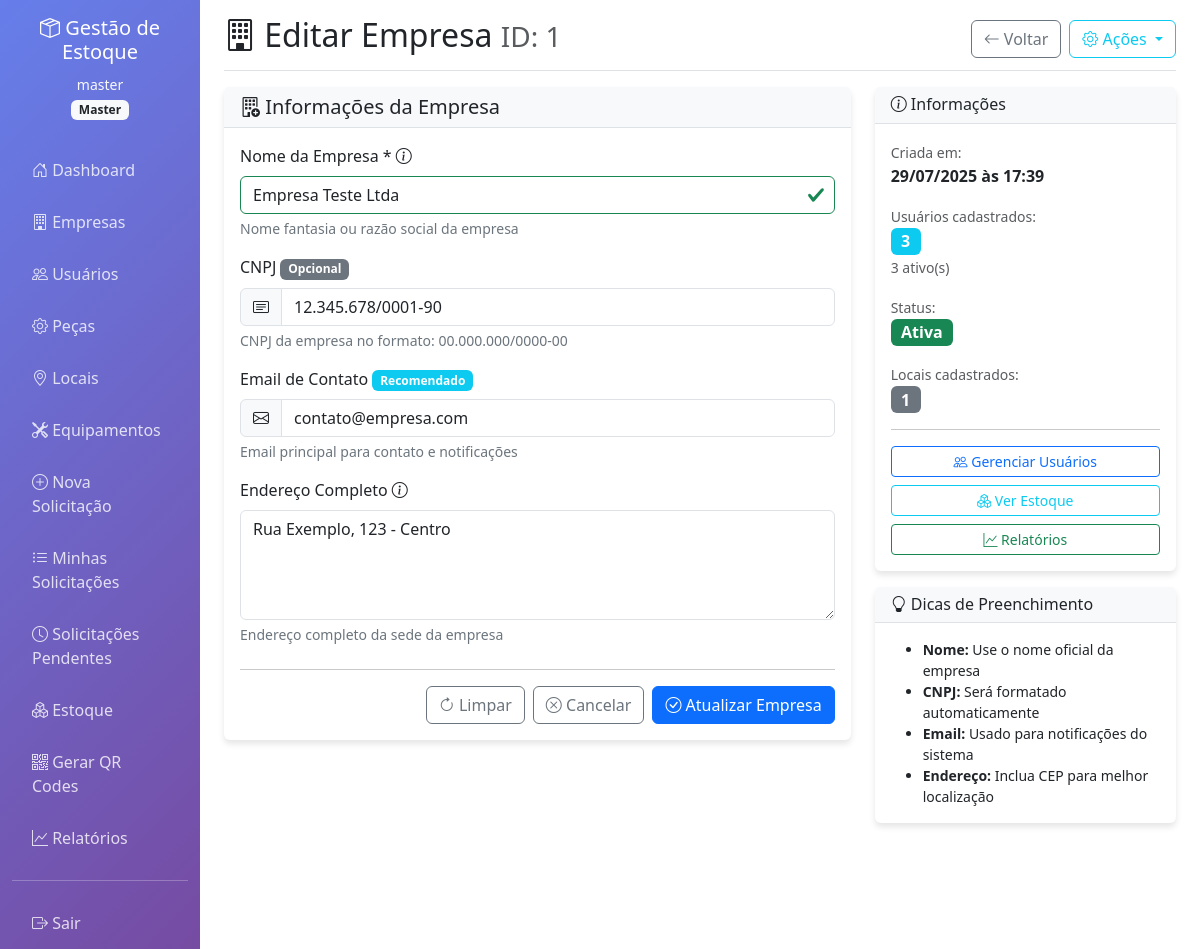
Page /companies/1/edit (signed in) on the earlier database version.
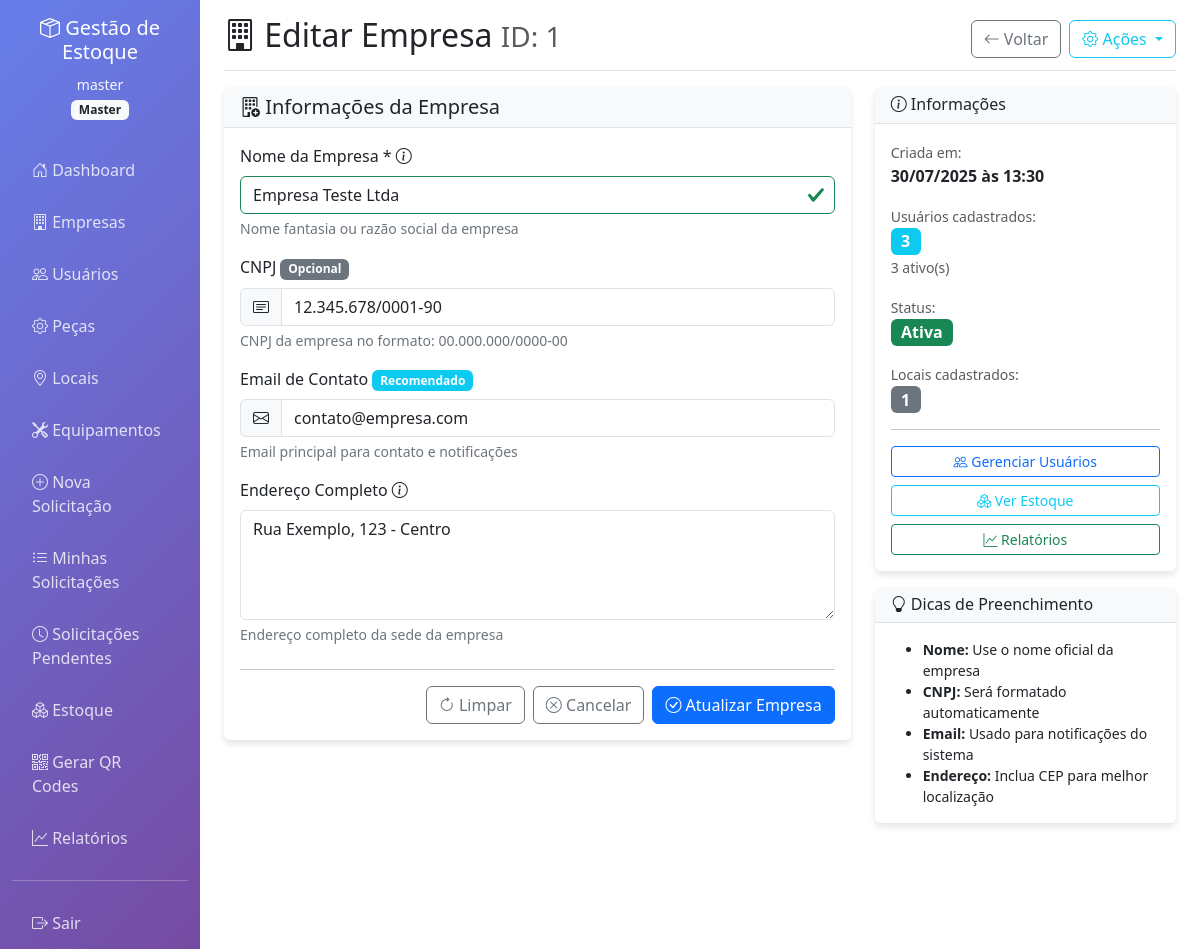
Same page on the later database version.
### app.py (models this page shows)
class Company(db.Model):
    id = db.Column(db.Integer, primary_key=True)
    name = db.Column(db.String(100), nullable=False)
    cnpj = db.Column(db.String(20), unique=True)
    address = db.Column(db.Text)
    contact_email = db.Column(db.String(120))
    is_active = db.Column(db.Boolean, default=True)
    created_at = db.Column(db.DateTime, default=datetime.utcnow)

### app.py (the view, shortened to what this page needs)
@app.route('/companies/<int:id>/edit', methods=['GET', 'POST'])
@login_required
@role_required('master')
def edit_company(id):
    company = Company.query.get_or_404(id)
    return render_template('company_form.html', company=company)

### app.py (called while the page is built)
@app.context_processor
def inject_now():
    return {'now': datetime.utcnow()}

def role_required(*roles):
    def decorator(f):
        @wraps(f)
        def decorated_function(*args, **kwargs):
            if not current_user.is_authenticated or current_user.role not in roles:
                flash('Acesso negado. Você não tem permissão para acessar esta página.', 'error')
                return redirect(url_for('dashboard'))
            return f(*args, **kwargs)
        return decorated_function
    return decorator

@login_manager.user_loader
def load_user(user_id):
    return User.query.get(int(user_id))

### templates/company_form.html (shortened to what the changed rows need)
{% extends "base.html" %}
{% block content %}
<div class="d-flex justify-content-between flex-wrap flex-md-nowrap align-items-center pt-3 pb-2 mb-3 border-bottom">
    <h1 class="h2">
        <i class="bi bi-building"></i> {{ 'Editar' if company else 'Nova' }} Empresa
        {% if company %}
        <small class="text-muted">ID: {{ company.id }}</small>
        {% endif %}
    </h1>
</div>
<div class="row">
    <div class="col-md-8">
        <div class="card">
            <div class="card-body">
                <form method="POST" id="company-form" novalidate>
                    <div class="mb-3">
                        <label for="name" class="form-label">
                            Nome da Empresa *
                            <i class="bi bi-info-circle" data-bs-toggle="tooltip"
                               title="Nome fantasia ou razão social da empresa"></i>
                        </label>
                        <input type="text" class="form-control" id="name" name="name"
                               value="{{ company.name if company else '' }}"
                               placeholder="Digite o nome da empresa" required
                               maxlength="100">
                        <div class="form-text">
                            Nome fantasia ou razão social da empresa
                        </div>
                    </div>
                    <div class="mb-3">
                        <div class="input-group">
                            <span class="input-group-text">
                                <i class="bi bi-card-text"></i>
                            </span>
                            <input type="text" class="form-control" id="cnpj" name="cnpj"
                                   value="{{ company.cnpj if company else '' }}"
                                   placeholder="00.000.000/0000-00"
                                   pattern="[0-9]{2}\.[0-9]{3}\.[0-9]{3}/[0-9]{4}-[0-9]{2}"
                                   maxlength="18">
                        </div>
                    </div>
                    <div class="mb-3">
                        <div class="input-group">
                            <span class="input-group-text">
                                <i class="bi bi-envelope"></i>
                            </span>
                            <input type="email" class="form-control" id="contact_email" name="contact_email"
                                   value="{{ company.contact_email if company else '' }}"
                                   placeholder="contato@empresa.com">
                        </div>
                    </div>
                    <div class="mb-4">
                        <label for="address" class="form-label">
                            Endereço Completo
                            <i class="bi bi-info-circle" data-bs-toggle="tooltip"
                               title="Endereço completo da sede da empresa"></i>
                        </label>
                        <textarea class="form-control" id="address" name="address" rows="4"
                                  placeholder="Rua, número, bairro, cidade, estado, CEP">{{ company.address if company else '' }}</textarea>
                        <div class="form-text">
                            Endereço completo da sede da empresa
                        </div>
                    </div>
                </form>
            </div>
        </div>
    </div>
    <div class="col-md-4">
        <div class="card">
            <div class="card-body">
                {% if company %}
                <div class="mb-3">
                    <small class="text-muted">Criada em:</small><br>
                    <strong>{{ company.created_at.strftime('%d/%m/%Y às %H:%M') }}</strong>
                </div>
                <div class="mb-3">
                    <small class="text-muted">Usuários cadastrados:</small><br>
                    <span class="badge bg-info fs-6">{{ company.users|length }}</span>
                    {% if company.users|length > 0 %}
                    <br><small class="text-muted">
                        {{ company.users|selectattr('is_active')|list|length }} ativo(s)
                    </small>
                    {% endif %}
                </div>
                <div class="mb-3">
                    <small class="text-muted">Status:</small><br>
                    <span class="badge {{ 'bg-success' if company.is_active else 'bg-secondary' }} fs-6">
                        {{ 'Ativa' if company.is_active else 'Inativa' }}
                    </span>
                </div>
                <div class="mb-3">
                    <small class="text-muted">Locais cadastrados:</small><br>
                    <span class="badge bg-secondary fs-6">{{ company.locations|length if company.locations else 0 }}</span>
                </div>
                <hr>
                <div class="d-grid gap-2">
                    <a href="{{ url_for('manage_users') }}?company_id={{ company.id }}"
                       class="btn btn-outline-primary btn-sm">
                        <i class="bi bi-people"></i> Gerenciar Usuários
                    </a>
                    <a href="{{ url_for('manage_stock') }}?company_id={{ company.id }}"
                       class="btn btn-outline-info btn-sm">
                        <i class="bi bi-boxes"></i> Ver Estoque
                    </a>
                    <a href="{{ url_for('reports') }}?company_id={{ company.id }}"
                       class="btn btn-outline-success btn-sm">
                        <i class="bi bi-graph-up"></i> Relatórios
                    </a>
                </div>
                {% endif %}
            </div>
        </div>
    </div>
</div>
{% endblock %}

Differences in the rows shown:
changed Company "Ativa": created_at "29/07/2025 às 17:39" → "30/07/2025 às 13:30"
